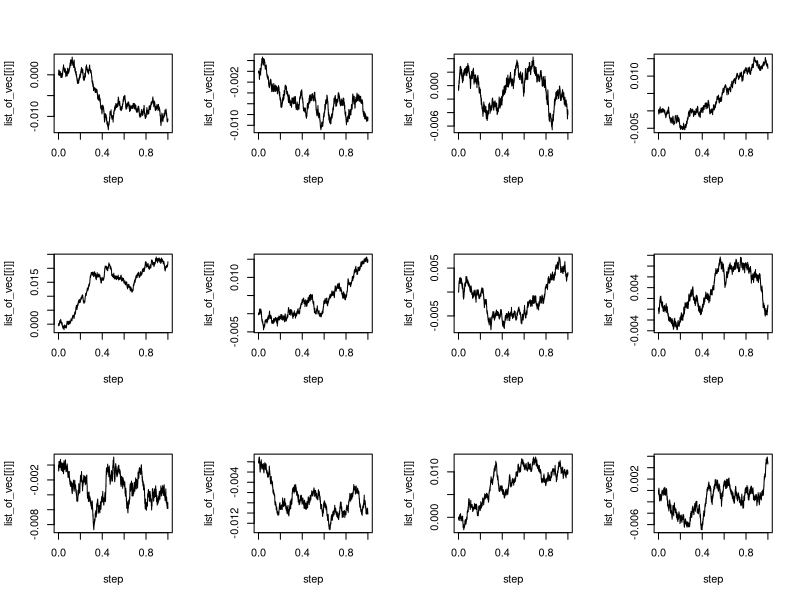
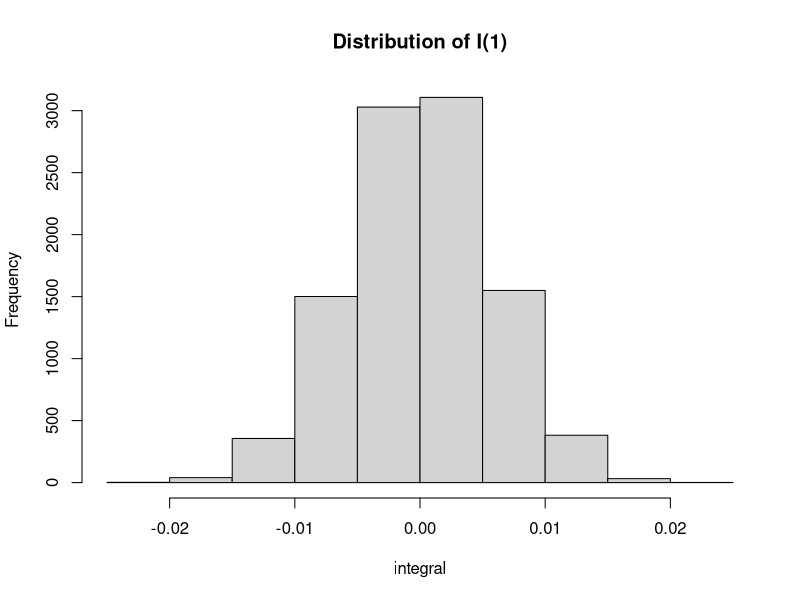

Recreate these plots in R, in order.
## ---- chunk 1
#fucntion to generate paths
Path_BM<- function(n,t)
{
  Path<-c(0,cumsum(rnorm(n,0,t/n)))
  return(Path)
}

# function to estimate area under the paths by applying midpoint rule @-@
mid_point<-function(f,x)
{
  #f is the vector contain all value of f(x(tk)) 
  #x is the vector contain all value of t(tk)
  n<-length(x)-1
  vector_sum<-numeric(n)
  for(i in 1:n)
  {
    vector_sum[i]<-(f[i]+f[i+1])*(x[i+1]-x[i])/2
  }
  s<-sum(vector_sum)
  return(s)
}


#create a list to contain all 10,000 paths @-@
list_of_vec<-list()
for(i in 1:10000)
{
  #we create paths with n=10000 in [0,1]
  list_of_vec[[i]]<-Path_BM(10000,1)
}

#Let's look at the graphs of the first 12 paths *-*
step<-seq(0,1,1/10000)
par(mfrow=c(3,4))
for(i in 1:12)
{
  plot(step,list_of_vec[[i]],type="l")
}

#now, we estimate the area under each paths and assign all in vector integral @-@
integral<-numeric(10000)
for(i in 1:10000)
{
  integral[i]<-mid_point(list_of_vec[[i]],step)
}

mean(integral)
var(integral)

#now, last part, we see the histogram of integral @-@
par(mfrow=c(1,1))
hist(integral,main="Distribution of I(1)")
